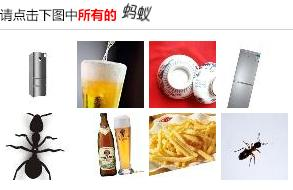
#> input picture test image/pic.png, 293 x 190 px
$ python -i cvutils.py   (imports and definitions only)
#> lines starting #> are read from the running program, lines starting #| are printed output that depends on the picture; after the words box and inside, x2 and y2 are one past the last pixel; in counts of white or black regions, pixels touching at a corner belong together
#> further down, picture is the input picture: shape (190, 293, 3); mean B, G, R 200.8, 209, 221.9
### python_common/global_param.py
from file_and_system.config_utils import ConfigUtils
import os


class GlobalParam:
    project_path = os.path.dirname(os.getcwd())
    conf_path = ''.join((project_path + r'\test file\cf.properties'))
    # [5 lines of commented-out code are left out]
    section_test_path = 'test_path'
    section_opencv_utils = 'opencv_utils'
    section_machine_learning = 'machine_learning'
    section_appium = 'appium'
    section_selenium = 'selenium'
    section_databases = 'databases'
    section_test_reports = 'testReports'
    section_gif_utils = 'image_utils'

    # test_path section
    # [14 lines left out: functions get_test_image_path, get_test_video_path, get_test_file_path, not called in this run]

    # opencv_utils section
    @staticmethod
    def get_system_font_path():
        return ConfigUtils.read_conf_file(GlobalParam.conf_path, GlobalParam.section_opencv_utils, 'system_font_path')[2]

    @staticmethod
    def get_tesseract_path():
        return ConfigUtils.read_conf_file(GlobalParam.conf_path, GlobalParam.section_opencv_utils, 'tesseract_path')[2]

    # [114 lines left out: functions get_image_input, get_image_output, get_character_output, get_sentence_output, get_video_input, get_video_output and 15 more, not called in this run]

    @staticmethod
    def get_chromium_path():
        return ConfigUtils.read_conf_file(GlobalParam.conf_path, GlobalParam.section_selenium, 'chromium_path')[2]

    # databases section
    @staticmethod
    def get_mariadb_url():
        return ConfigUtils.read_conf_file(GlobalParam.conf_path, GlobalParam.section_databases, 'mariadb_url')[2]

    @staticmethod
    def get_mariadb_user():
        return ConfigUtils.read_conf_file(GlobalParam.conf_path, GlobalParam.section_databases, 'mariadb_user')[2]

    @staticmethod
    def get_mariadb_password():
        return ConfigUtils.read_conf_file(GlobalParam.conf_path, GlobalParam.section_databases, 'mariadb_password')[2]

    @staticmethod
    def get_pgsql_url():
        return ConfigUtils.read_conf_file(GlobalParam.conf_path, GlobalParam.section_databases, 'pgsql_url')[2]

    @staticmethod
    def get_pgsql_user():
        return ConfigUtils.read_conf_file(GlobalParam.conf_path, GlobalParam.section_databases, 'pgsql_user')[2]

    @staticmethod
    def get_pgsql_password():
        return ConfigUtils.read_conf_file(GlobalParam.conf_path, GlobalParam.section_databases, 'pgsql_password')[2]

    # [42 lines left out: functions get_excel_datasets, get_csv_datasets, get_unittest_reports, get_pytest_reports, get_word_report, get_gif_import and 1 more, not called in this run]

### opencv/cvutils.py
from matplotlib import pyplot as plt
from PIL import Image, ImageDraw, ImageFont, ImageGrab
from python_common.global_param import GlobalParam

import numpy as np
import pytesseract
import cv2 as cv

# metplotlib default not support chinese,need set font,windows fonts dir c:/windows/fonts
plt.rcParams['font.sans-serif'] = ['Microsoft YaHei']

interpolationType = {1: cv.INTER_NEAREST, 2: cv.INTER_LINEAR, 3: cv.INTER_AREA, 4: cv.INTER_CUBIC, 5: cv.INTER_LANCZOS4}
# [1 line that did not run here, left out]


def ocrImage(image, ocr_lang, ocr_config):
    ocr_str = pytesseract.image_to_string(image, lang=ocr_lang, config=ocr_config)
    # print('ocr output:'+ str)
    return ocr_str


# [9 lines left out: function persperctiveImage, not called in this run]


def denoiseImage(image):
    dst = cv.fastNlMeansDenoising(image, None, 10, 7, 21)
    return dst


def resizeImage(image, propertion_x, propertion_y, interPolIndex):
    return cv.resize(image, None, fx=propertion_x, fy=propertion_y, interpolation=interpolationType[interPolIndex])


def reverse_color_image(image):
    return cv.bitwise_not(image)


# [24 lines left out: function osuThreadHold, not called in this run]


def threadholdImage(image):
    change = cv.cvtColor(image, cv.COLOR_BGR2GRAY)
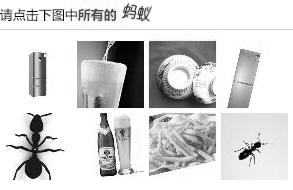
#> change: shape (190, 293); min 0, max 255, mean 211.9
    img = cv.medianBlur(change, 5)
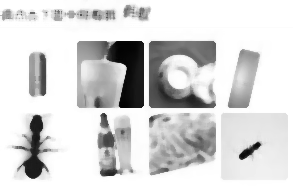
#> img: shape (190, 293); min 3, max 255, mean 214.8

    ret, th1 = cv.threshold(img, 184, 255, cv.THRESH_BINARY)
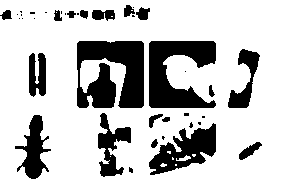
#> th1: shape (190, 293); 77.6% white; 39 black regions (20 under 20 px), largest, box (x1, y1, x2, y2) and area: (77, 41, 144, 108) 3440, (149, 41, 216, 108) 2843, (149, 123, 216, 175) 1722
    th2 = cv.adaptiveThreshold(img, 255, cv.ADAPTIVE_THRESH_MEAN_C, cv.THRESH_BINARY, 25, 2)
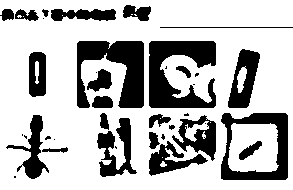
#> th2: shape (190, 293); 72.1% white; 38 black regions (14 under 20 px), largest, box (x1, y1, x2, y2) and area: (149, 41, 216, 108) 2821, (77, 41, 144, 108) 2610, (221, 113, 288, 180) 1940
    th3 = cv.adaptiveThreshold(img, 255, cv.ADAPTIVE_THRESH_GAUSSIAN_C, cv.THRESH_BINARY, 25, 2)
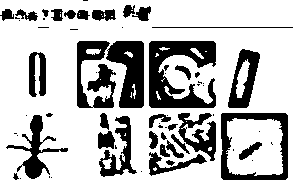
#> th3: shape (190, 293); 74.3% white; 66 black regions (31 under 20 px), largest, box (x1, y1, x2, y2) and area: (149, 41, 216, 108) 2633, (106, 41, 144, 108) 1634, (221, 113, 288, 180) 1522

    titles = [ocrImage(img, 'chi_sim', '--psm 10 --oem 1'), ocrImage(th1, 'chi_sim', '--psm 10 --oem 1'),
              ocrImage(denoiseImage(th2), 'chi_sim', '--psm 10 --oem 1'),
              ocrImage(denoiseImage(th3), 'chi_sim', '--psm 10 --oem 1')]
    images = [img, th1, denoiseImage(th2), denoiseImage(th3)]

    plt.subplots_adjust(left=None, bottom=None, right=None, top=None,
                        wspace=0.5, hspace=None)
    for i in range(4):
        plt.subplot(2, 2, i + 1), plt.imshow(images[i], 'gray')
        # plt.title('output:'+ ocrImage(images[i]))
        plt.title('文字： ' + titles[i])
        plt.xticks([]), plt.yticks([])
    plt.show()


# [63 lines left out: functions detectTextAreaFromImage, showAllContours, findTextAreaContours, getLastWordsContour, not called in this run]


def rotateImage(image, arc):
    return cv.rotate(image, arc)


# [12 lines left out: function combineTwoImages, not called in this run]


# putText function only support ascii, for chinese and other utf8 use PIL.ImageDraw, see writeTextOnImageUnicode
def writeTextOnImageAscii(image, text, text_position, font_type, font_scale, font_color, font_thick):
    output = cv.putText(image, text, text_position, font_type, font_scale, font_color, font_thick)
    return output


# use nump convert PIL image to opencv image
# [88 lines left out: functions writeTextOnImageUnicode, detectTextAreaFromVideo, play_and_save_Video, screen_record, qr_code_decode, not called in this run]

>>> import cv2
>>> picture = cv2.imread('../test image/pic.png')
#> (the run stopped early here; a loop or call above may not have finished)
